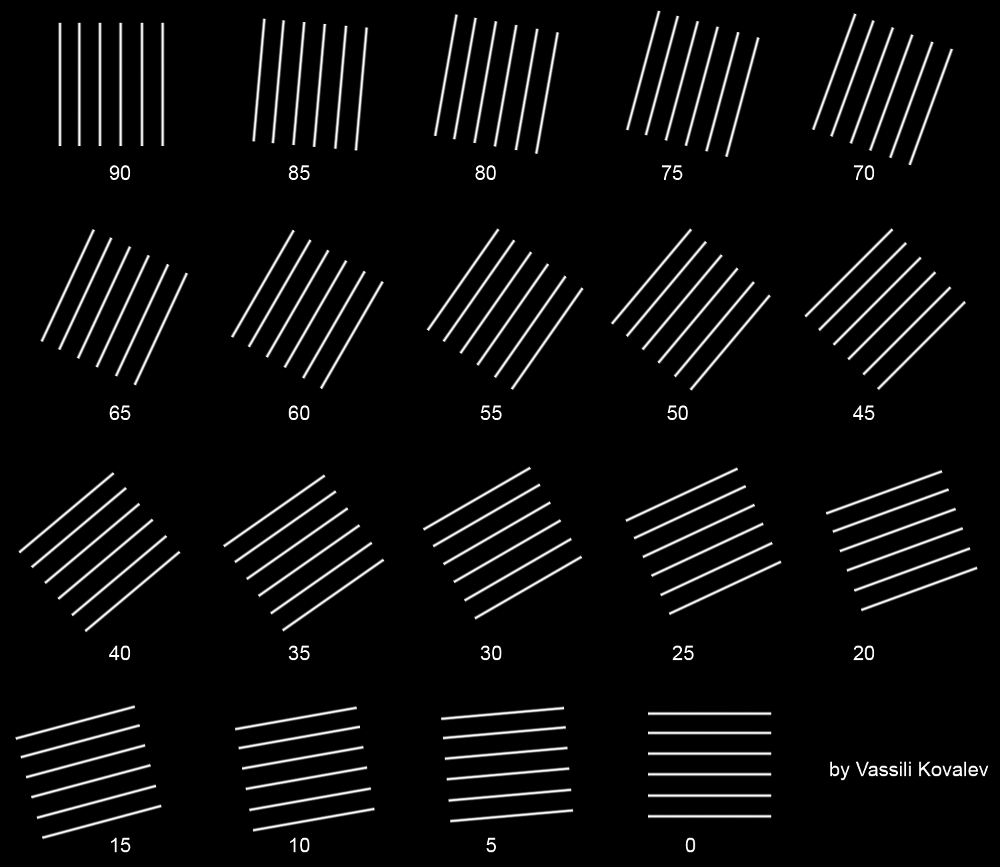
//> input picture Lines_Various_Angles_resiz.tif, 1000 x 867 px
$ ./test_integral_corr2 Lines_Various_Angles_resiz.tif 3   (built with g++ and OpenCV 4)
//> lines starting //> are read from the running program, lines starting //| are printed output that depends on the picture; after the words box and inside, x2 and y2 are one past the last pixel; in counts of white or black regions, pixels touching at a corner belong together
### include/util.h
/*
 * util.h
 *
 *  Created on: 13.02.2012
 *      Author: ar
 */

#ifndef UTIL_H_
#define UTIL_H_

#include <iostream>
#include <sstream>

using namespace std;

#ifndef M_PI
    #define M_PI                    3.1415926535897932384626433832795
#endif

#include <cv.h>
#include "lut.h"

cv::Mat getCVLut(int lutIdx);
cv::Mat getLutForGrayImage(cv::Mat& grayImage, int idxLut, bool cvtScale=false);
cv::Mat getColoredImage(cv::Mat& image, int idxLut);

string imgInfo(cv::Mat&);

template <class T> cv::Point2d findMinMaxT(cv::Mat&);
cv::Point2d findMinMax(cv::Mat&);


#endif /* UTIL_H_ */

### test_integral_corr2.cpp
#include <iostream>
#include <vector>
#include <string>
#include <sstream>

#include <cmath>

#include <stdlib.h>

using namespace std;

#include <cv.h>
#include <highgui.h>

#include "util.h"

#define MAX_WIDTH	1600
#define thresh		25.


int t_width, t_height;
int o_width, o_height;
int cx, cy;
int ocx, ocy;
cv::Size t_size, o_size;

cv::Mat img, imgRsz, imgGray, imgGrayRsz;
cv::Mat magRsz, angRsz, gxRsz, gyRsz, rgxRsz, rgyRsz;
cv::Mat fieldMapRsz, fieldMapRszDelta;
cv::Mat buff;
cv::Mat gx, gy, rgx, rgy;

#define WIN 		"map"
#define WIN_HIST	"hist"

#define HIST_SIZ_W		400
#define HIST_SIZ_BASE	300
#define HIST_SIZ_BASED2	HIST_SIZ_BASE / 2

#define SIZE_AREA_MIN	10
#define SIZE_AREA_MAX	60
int size_area_shift		= 10;
int o_size_area			= SIZE_AREA_MIN + size_area_shift;
int size_area			= o_size_area; // real-size : for scaled image

#define SHOW_ORIG	0x1
#define SHOW_GRAY	0x11
#define SHOW_GX		0x2
#define SHOW_GY		0x3
#define SHOW_MAG	0x4
#define SHOW_ANG	0x5
#define SHOW_DIR	0x6 // FIXME: realised?

int currentSHOW		= SHOW_ORIG;
int currentLUT		= 0;
bool isColorMode	= false;
bool isRotatedGxGy	= false;
bool isDeltaField	= false;

long*	dataHist;
long*	bins;
long*	bins2_plain;
long*	bins2_plain_delta;
double*	bins2_weight;
double*	bins2_weight_delta;
int		NBIN;

////////////////////////////////////////////
void track_lut(int, void*);
void track_size_area(int, void*);
void on_mouse_map(int , int , int , int , void*);
void drawLUT();
void drawLegend(cv::Mat& img, int num);
void check_size_win();
void calcDirectionField();
void calcWinBins(bool);
void printBins();
template <class T> void printBinsTmp(T* bins, int siz, const string&);
//void saveColorImage(const string&, int);
int findMaxIdx(long* , int);
cv::Point findMinMaxIdx(long* bins, int siz);
int getIdxCircular(int siz, int idx);
double getSigmaAvg(long* bin, int siz);
double getAvg(long* bin, int siz);
double getSigmaByMax(long* bin, int siz);
//
template <class T> T findMaxTmp(T* arr, int siz);
template <class T> T findMinTmp(T* arr, int siz);

////////////////////////////////////////////
// [4 lines left out: function track_lut, not called in this run]

void track_size_area(int, void*) {
	o_size_area	= SIZE_AREA_MIN + size_area_shift;
	size_area	= (t_width * o_size_area) / o_width;
	check_size_win();
	calcDirectionField();
	drawLUT();
	cout << "area-size: " << size_area << ", real-area-size: " << o_size_area << endl;
}

// [30 lines left out: functions on_mouse_map, printBins, not called in this run]

template <class T>
void printBinsTmp(T* bins, int siz, const string& text) {
	cout 	<< "bins{"<< text <<"}(" << siz << ") : = [";
	for(int i=0; i<siz; i++) {
		cout << bins[i] << ", ";
	}
	cout << "]" << endl;
}

// used global variables
void check_size_win() {
	int shift	= 4;
	if (ocx - o_size_area < shift) {
		ocx = o_size_area + shift;
	};
	if (ocx + o_size_area >= o_width - shift) {
		ocx = o_width - o_size_area - shift;
	};
	if (ocy - o_size_area < shift) {
		ocy = o_size_area + shift;
	};
	if (ocy + o_size_area >= o_height - shift) {
		ocy = o_height - o_size_area - shift;
	};
	//
	cx	= (ocx * t_width) / o_width;
	cy	= (ocy * t_height) / o_height;
}

// [19 lines left out: function drawLegend, not called in this run]

template <class T>
T findMaxTmp(T* arr, int siz) {
	T max	= arr[0];
	for(int i=1; i<siz; i++) {
		if(arr[i]>max) {
			max	= arr[i];
		}
	}
	return max;
}

template <class T>
// [9 lines left out: function findMinTmp, not called in this run]

template <class T>
void drawBarHistOnRect(cv::Mat& base, cv::Rect& rect, const string& text, T* bins, int siz, cv::Scalar color) {
	const int padding	= 5; // FIXME: may be parameter of this function?
	int x0	= rect.x;
	int dx	= (rect.width - 2*padding) / (siz+1);
	int y0	= rect.y;
	int h	= rect.height;
	int w	= rect.width;
	T max 	= findMaxTmp(bins, siz-1); // FIXME: last bin -> bad pixels!
	if(max<1) {
		max	= 1;
	}
	cv::line(base, cv::Point(x0+padding, y0), cv::Point(x0+padding, y0+h), cv::Scalar(0,255,0),1);
	cv::line(base, cv::Point(x0, y0+h-padding), cv::Point(x0+w, y0+h-padding), cv::Scalar(0,255,0),1);
	cv::putText(base, text, cv::Point(x0+padding+5,y0 + 0), CV_FONT_HERSHEY_PLAIN, 1.0, cv::Scalar(255,255,255));
	int y1	= y0+h-padding;
	cv::Scalar tColor;
	for(int i=0; i<siz; i++) {
		T db	= bins[i];
		if (i < (NBIN - 1)) {
			tColor = color;
		} else {
			tColor = cv::Scalar(0, 0, 255);
			if(bins[i]>max) {
				db	= max;
			}
		}
		int dy		= ((h-2*padding) * db) / max;
		cv::Rect r	= cv::Rect(x0+padding + dx*(i+1), y1 - dy, dx-1, dy);
		cv::rectangle(base, r, tColor, CV_FILLED, CV_AA, 0);
	}
}

void drawBarHist(cv::Mat& base, int shift_y, cv::Scalar color, const string& text) {
	int y0	= (shift_y + 1) * HIST_SIZ_BASE - HIST_SIZ_BASED2;
	cv::putText(base, text, cv::Point(10,y0 + 50), CV_FONT_HERSHEY_PLAIN, 1.0, cv::Scalar(255,255,255));
	cv::line(base, cv::Point(0, y0), cv::Point(HIST_SIZ_W, y0), cv::Scalar(0,255,0), 1, CV_AA, 0);
	int padding_x	= 10;
	int dx	= (HIST_SIZ_W - 2*padding_x) / (NBIN+1);
	int idxMax	= findMaxIdx(bins, NBIN-1);
	long maxVal	= bins[idxMax]>bins[NBIN-1]?bins[idxMax]:bins[NBIN-1];
	if(maxVal<1) {
		maxVal	= 1;
	}
	cv::Scalar tColor;
	for(int i=0; i<NBIN; i++) {
		int dy	= (0.9 * HIST_SIZ_BASED2 * bins[i]) / maxVal;
		cv::Rect rect(padding_x + dx*(i+1), y0 - dy, dx-1, dy);
		if(i<(NBIN-1)) {
			tColor	= color;
		} else {
			tColor	= cv::Scalar(0, 0, 255);
		}
		cv::rectangle(base, rect, tColor, CV_FILLED, CV_AA, 0);
	}
	int angMaxAngle	= (int) (180. * idxMax / (NBIN-1));
	double sigma	= getSigmaByMax(bins, NBIN-1);
	//
	stringstream ss;
	ss << (180.-angMaxAngle) << "deg, sigma=" << sigma;
	cv::putText(base, ss.str(), cv::Point(10, y0+HIST_SIZ_BASED2 - 40), CV_FONT_HERSHEY_PLAIN, 1.2, cv::Scalar(0,0,255));
}

void drawHist() {
	cv::Mat hist	= cv::Mat::zeros(cv::Size(HIST_SIZ_W, HIST_SIZ_BASE*2 + HIST_SIZ_BASED2 + HIST_SIZ_BASED2), CV_8UC3);
	cv::Mat roiSrc(img,  cv::Rect(ocx-o_size_area, ocy-o_size_area, 2*o_size_area, 2*o_size_area));
	cv::Size zoom = cv::Size(o_size_area * 3, o_size_area * 3);
	cv::Mat crop, cropZoom;
	roiSrc.copyTo(crop);
	cv::resize(crop, cropZoom, zoom);
	cv::Mat roiDst(hist, cv::Rect(HIST_SIZ_W/2-zoom.width/2, HIST_SIZ_BASE + HIST_SIZ_BASED2 -zoom.height/2, zoom.width, zoom.height));
	cropZoom.copyTo(roiDst);
	//
	stringstream ss;
	int ds = o_size_area*2+1;
	ds	= ds*ds;
	ss << "thresh= " << bins[NBIN-1] << ":" << ds << " or ~" << (100 * bins[NBIN-1]) / ds << "%";
	drawBarHist(hist, 0, cv::Scalar(255, 0, 0), ss.str());
	//
	int dp	= 5;
	cv::Rect rect11	= cv::Rect(dp, 					HIST_SIZ_BASE*2+dp, (-2*dp + HIST_SIZ_W/2), (-2*dp + HIST_SIZ_BASED2) );
	cv::Rect rect12	= cv::Rect(dp + HIST_SIZ_W/2,	HIST_SIZ_BASE*2+dp, (-2*dp + HIST_SIZ_W/2), (-2*dp + HIST_SIZ_BASED2) );
	cv::Rect rect21	= cv::Rect(dp, 					HIST_SIZ_BASE*2+HIST_SIZ_BASED2+dp, (-2*dp + HIST_SIZ_W/2), (-2*dp + HIST_SIZ_BASED2) );
	cv::Rect rect22	= cv::Rect(dp + HIST_SIZ_W/2,	HIST_SIZ_BASE*2+HIST_SIZ_BASED2+dp, (-2*dp + HIST_SIZ_W/2), (-2*dp + HIST_SIZ_BASED2) );
	drawBarHistOnRect<double>(hist, rect11, "weight", bins2_weight,	NBIN, cv::Scalar(255,0,0));
	drawBarHistOnRect<long>  (hist, rect12, "plain",  bins2_plain,	NBIN, cv::Scalar(255,0,0));
	//
	drawBarHistOnRect<double>(hist, rect21, "weight-delta", bins2_weight_delta,	NBIN, cv::Scalar(255,0,0));
	drawBarHistOnRect<long>  (hist, rect22, "plain-delta",  bins2_plain_delta,	NBIN, cv::Scalar(255,0,0));
	cv::imshow(WIN_HIST, hist);
}

void drawLUT() {
	cv::Mat buff;
	bool isPostProcess	= true;
	if(true) {
		switch (currentSHOW) {
			case SHOW_ORIG:
				imgRsz.copyTo(buff);
				isPostProcess	= false;
				break;
			case SHOW_GRAY:
				imgGrayRsz.copyTo(buff);
				break;
			case SHOW_GX:
				if(isRotatedGxGy) {
					rgxRsz.copyTo(buff);
				} else {
					gxRsz.copyTo(buff);
				}
				break;
			case SHOW_GY:
				if(isRotatedGxGy) {
					rgyRsz.copyTo(buff);
				} else {
					gyRsz.copyTo(buff);
				}
				break;
			case SHOW_DIR:
				if(isDeltaField) {
					fieldMapRszDelta.copyTo(buff);
				} else {
					fieldMapRsz.copyTo(buff);
				}
				break;
			case SHOW_MAG:
				magRsz.copyTo(buff);
				break;
			case SHOW_ANG:
				angRsz.copyTo(buff);
				break;
			default:
				break;
		}
	}
	drawHist();
	// draw rect
	cv::rectangle(buff, cv::Rect(cx-size_area, cy-size_area, 2*size_area, 2*size_area), cv::Scalar(10, 255, 10), 2);
	if(!isPostProcess) {
		cv::imshow(WIN, buff);
		return;
	}
	//
	if(!isColorMode) {
		cv::imshow(WIN, buff);
	} else {
		cv::Mat tmpBuff;
		cv::Mat palette	= getCVLut(currentLUT);
		tmpBuff = getLutForGrayImage(buff, currentLUT, false);
		drawLegend(tmpBuff, 15);
		cv::imshow(WIN, tmpBuff);
	}
}
////////////////////////////////////////////
int findMaxIdx(long* bins, int siz) {
	long max 	= bins[0];
	int maxIdx	= 0;
	for(int i=1; i<siz; i++) {
		if(bins[i]>max) {
			max	= bins[i];
			maxIdx	= i;
		}
	}
	return maxIdx;
}

// return {minIdx, maxIdx}
// [16 lines left out: function findMinMaxIdx, not called in this run]

// circular array idx: arr=[0,1,2,3] -> arr[-1] = 3, arr[-2] = 2, arr[4] = 0, arr[5] = 1
int getIdxCircular(int siz, int idx) {
    if(idx>=0 && idx<(siz-1)) {
        return idx;
    }
    int ridx    = idx - (idx / siz)*siz;
    if(ridx<0) {
        ridx= siz + ridx;
    }
    return ridx;
}

// [33 lines left out: functions getSigmaAvg, getAvg, not called in this run]

double getSigmaByMax(long* bin, int siz) {
    int nbin=0;
    int sd2     = (siz-0)/2;
    int avg     = findMaxIdx(bin, siz);
    long max	= bin[avg];
    if(max<2) {
    	for(int i=0; i<siz; i++) {
    		bin[i] = 1;
    	}
    	avg=0;
    }
    double ss   = 0.;
    for(int i=0; i<siz; i++) {
        nbin+= bin[i];
    }
    int i0=avg-sd2;
    int i1=avg+sd2;
    for(int i=i0; i<=i1; i++) {
        int idx = getIdxCircular(siz, i);
        ss += (i-avg)*(i-avg)*bin[idx];
    }
    ss *= siz;
    ss /= nbin;
    return sqrt(ss/(siz-1));
}

template <class T>
// [19 lines left out: function calcSigmaForBigNorm, not called in this run]

void calcDirectionField() {
	int w	= o_width;
	int h	= o_height;
	int d	= NBIN; //the last bin is not used
	long* tmp_bins	= new long[d];
	cv::Mat fieldMapGS		=  cv::Mat::zeros(cv::Size(w,h), CV_8UC1);
	cv::Mat fieldMapGSDelta	=  cv::Mat::zeros(cv::Size(w,h), CV_8UC1);
	cv::Mat fieldMap	=  cv::Mat::zeros(cv::Size(w,h), CV_64F);
	int iims, jjms;
	int scan_win	= o_size_area * 2 + 1;
	int i0	= scan_win + 1;
	int j0	= scan_win + 1;
	cout << "::" << scan_win << ", d=" << d << ", w=" << w << ", h=" << h << endl;
	int ii, jj;
	int wd	= w * d;
	double sigma;
	double maxSigma	= -1.;
	double minSigma	= DBL_MAX;
	for(int i=i0; i<h; i++) {
		ii	= wd*i;
		iims= wd*(i-scan_win);
		for(int j=j0; j<w; j++) {
			jj	= d*j;
			jjms= d*(j-scan_win);
			for(int k=0; k<d-1; k++) {
				tmp_bins[k]	= dataHist[ii + jj + k] + dataHist[iims + jjms + k] - dataHist[ii + jjms + k] - dataHist[iims + jj + k];
			}
//			sigma	= getSigmaAvg(tmp_bins, d-1);
			sigma	= getSigmaByMax(tmp_bins, d-1);
//			sigma	= findMaxIdx(tmp_bins, d-1);
//			sigma	= getAvg(tmp_bins, d-1);
			if(sigma>maxSigma) {
				maxSigma	= sigma;
			}
			if(sigma<minSigma) {
				minSigma	= sigma;
			}
			fieldMap.at<double>(i-o_size_area,j-o_size_area) = sigma;
		}
	}
	//
	cout << "maxSigma = " << maxSigma << endl;
	double val;
	for(int i=0; i<h; i++) {
		for(int j=0; j<w; j++) {
			val	= fieldMap.at<double>(i,j);
			fieldMapGS.at<uchar>(i, j)	= (uchar) (255. * val /maxSigma);
			fieldMapGSDelta.at<uchar>(i, j)	= (uchar) (255. * (val - minSigma) /(maxSigma-minSigma));
		}
	}
	//
	cv::resize(fieldMapGS,		fieldMapRsz,	t_size);
	cv::resize(fieldMapGSDelta,fieldMapRszDelta,t_size);
	delete [] tmp_bins;
}

/*
 * 	i -> rows, j-> columns
 */
// [95 lines left out: function calcWinBins, not called in this run]

void printHelp(char* argv0) {
	cout << "Usage: " << argv0 << " {/path/to/image} {num_bin}" << endl;
	cout << " * app-keys:"<<endl;
	cout	<< "\t <Esc>, q -> exit\n"
			<< "\to -> show original\n"
			<< "\tg -> show grayscale\n"
			<< "\tc -> switch color mode\n"
			<< "\tr -> switch rotate or not-rotate gradient\n"
			<< "\tm -> show magnitude\n"
			<< "\ta -> show angle\n"
			<< "\tx -> show x-component\n"
			<< "\ty -> show y-component\n"
			<< "\tf -> show field\n"
			<< "\td -> switch scale [0,max] or [min,max]\n"
			<< "\tp -> print this help\n"
			<< endl;
}

/////////////////////////////////////////////////////////////
int main(int argc, char* argv[]) {
	if(argc<3) {
		cerr << "Usage: " << argv[0] << " {/path/to/image} {num_bin}" << endl;
		exit(1);
	}
	string filename;
	istringstream iss(argv[1]);
	while(getline(iss, filename, '/')) {}

	NBIN	= atoi(argv[2]);
	if(NBIN==0) {
		cerr << "bad nbin, set to 15" << endl;
		NBIN	= 9;
	}
	NBIN	+= 1;
/////////////////////////////
	printHelp(argv[0]);
	//
	img = cv::imread(argv[1], CV_LOAD_IMAGE_COLOR);
//> img is the input picture: 867 rows x 1000 cols, CV_8UC3; min 0, max 255, mean 10.9
	cv::cvtColor(img, imgGray, CV_RGB2GRAY);
	//
	cv::Mat mag, ang;
	cv::Sobel(imgGray, gx, CV_64F, 1, 0, 3, 1, 0, cv::BORDER_DEFAULT);
	cv::Sobel(imgGray, gy, CV_64F, 0, 1, 3, 1, 0, cv::BORDER_DEFAULT);
	rgx = -gy;
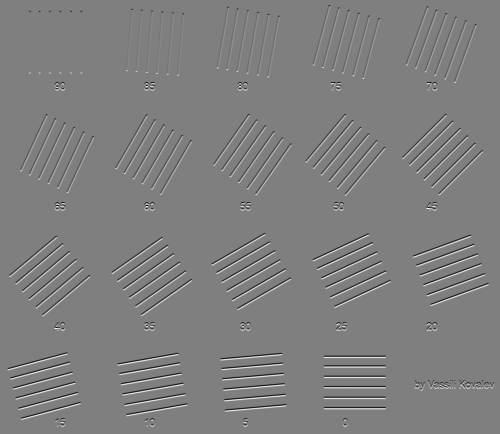
//> rgx: 867 rows x 1000 cols, CV_64FC1 (shown at 1/2 size); min -1020, max 1020, mean 0; drawn with min black and max white
	rgy =  gx;
	cv::cartToPolar(-gy, gx, mag, ang, true);
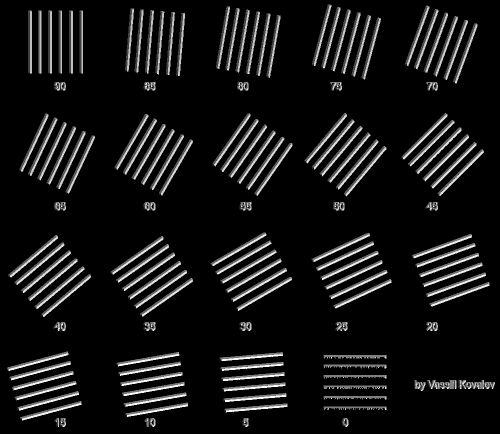
//> ang: 867 rows x 1000 cols, CV_64FC1 (shown at 1/2 size); min 0, max 359.9, mean 29.7; drawn with min black and max white
///////////////////////////
	o_width = img.cols;
	o_height = img.rows;
	t_width = o_width;
	t_height = o_height;
	o_size = cv::Size(o_width, o_height);
	if (img.cols > MAX_WIDTH) {
		t_width = MAX_WIDTH;
		t_height = (img.rows * MAX_WIDTH) / img.cols;
	}
	t_size = cv::Size(t_width, t_height);
///////////////////////////
	int w	= ang.cols;
	int h	= ang.rows;
	int d	= NBIN;
	cout << "w=" << w << ", h="<<h<<", d=" << d <<endl;
//| w=1000, h=867, d=4
	//
	int mem_in_mb	= (sizeof(long) * w * h * d ) / (1024 * 1024);
	cout << "::allocate memory : " <<  mem_in_mb << "Mb" << endl;
//| ::allocate memory : 26Mb
	dataHist	= new long[w*h*d];
	bins		= new long[d];
	bins2_plain	= new long[d];
	bins2_weight= new double[d];
	bins2_plain_delta	= new long[d];
	bins2_weight_delta	= new double[d];
	memset(dataHist,	0, sizeof(long)	* w * h * d );
	memset(bins, 		0, sizeof(long) * NBIN );
	memset(bins2_plain,	0, sizeof(long) * NBIN );
	memset(bins2_weight,0, sizeof(double) * NBIN );

	printBinsTmp<long>(bins2_plain, NBIN,	"plane");
	printBinsTmp<double>(bins2_weight, NBIN,"weight");
	//
	double tang, tangr, tmag;
	int tangIdx;
	for(int i=0; i<ang.rows; i++) {
		int ii	= i*w*d;
		for(int j=0; j<ang.cols; j++) {
			tang	= ang.at<double>(i,j);
			tmag	= ang.at<double>(i,j);
			if(tmag>thresh) {
				tangr	= tang;
				if(tang<0) {
					tangr	= 180. + tang;
//					ang.at<double>(i,j)	= 180. + tang;
				} else if(tang > 180.) {
//					ang.at<double>(i,j)	= tang - 180.;
					tangr	= tang - 180.;
				}
//				tangIdx	= (int) (tangr * (d-0) / 180.);
				tangIdx	= (int) (tangr * (d-1) / 180.); // bin (d-1) for thresholded angles
				dataHist[ii + j*d + tangIdx]	+=1;
			} else {
				dataHist[ii + j*d + (d-1)]	+=1;
			}
		}
	}
//> this loop made 867 passes
//> (tangr, tangIdx) on passes 1 to 3: (0, 0), (0, 0), (0, 0)
//> after the loop, tang = 0; tmag = 0; tangr = 135; tangIdx = 2

//////////// BEGIN : create integral-image-representation
	int wd= w*d;
	int ii, iim1, jj, jjm1;
	// fill 1st column
	for(int i=1; i<h; i++) {
		ii=wd*i;
		iim1=wd*(i-1);
		for(int k=0; k<d; k++) {
			dataHist[ii + k] += dataHist[iim1 + k];
		}
	}
	// fill 1st row
	for(int j=1; j<w; j++) {
		jj=d*j;
		jjm1=d*(j-1);
		for(int k=0; k<d; k++) {
			dataHist[jj + k] += dataHist[jjm1 + k];
		}
	}
	// integrate
	for(int i=1; i<h; i++) {
		ii	= wd*i;
		iim1= wd*(i-1);
		for(int j=1; j<w; j++) {
			jj	= d*j;
			jjm1= d*(j-1);
			for(int k=0; k<d; k++) {
				dataHist[ii + jj +k] += dataHist[iim1+jj+k] + dataHist[ii+jjm1+k]-dataHist[iim1+jjm1+k];
			}
		}
	}
//> after the loop, jj = 3996; jjm1 = 3992
//////////// END : create integral-image-representation
	calcDirectionField();
//| ::41, d=4, w=1000, h=867
//> after the loop in calcDirectionField, `for(int i=i0; i<h; i++)`:
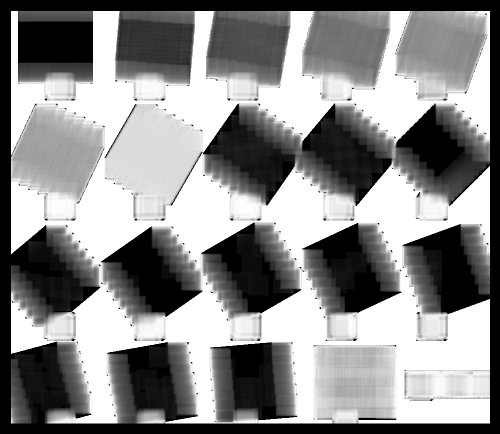
//> fieldMap: 867 rows x 1000 cols, CV_64FC1 (shown at 1/2 size); min 0, max 1, mean 0.552
//| maxSigma = 1
	size_area	= (t_width * o_size_area) / o_width; //FIXME: bad solution

	// save file
	/*
	stringstream ss;
	ss<<filename << "_b" << NBIN << "_s" << (2*scan_win_d2 + 1) << "_corr" << ".png";
	cv::imwrite(ss.str(), fieldMapRsz);
	*/

	if(true) {
		cv::namedWindow(WIN, CV_WINDOW_AUTOSIZE);
		cv::namedWindow(WIN_HIST, CV_WINDOW_AUTOSIZE);
		cv::createTrackbar("color-scheme: ", WIN, &currentLUT, sizeof(lut::slut)/sizeof(lut::ss)-1, track_lut, 0);
//> (this line was passed over: lut is not available in this run)
		cv::createTrackbar("size: ", WIN, &size_area_shift, SIZE_AREA_MAX - SIZE_AREA_MIN, track_size_area, 0);
		cv::setMouseCallback(WIN, on_mouse_map, NULL);

		// auto-free block
		{
			cv::Mat gxScaled, gyScaled, magScaled, angScaled,  rgxScaled, rgyScaled;
			cv::convertScaleAbs(gx,	gxScaled);
			cv::convertScaleAbs(gy,	gyScaled);
			cv::convertScaleAbs(rgx,rgxScaled);
			cv::convertScaleAbs(rgy,rgyScaled);
			cv::convertScaleAbs(mag,magScaled);
			cv::convertScaleAbs(ang,angScaled);
			//
			cv::resize(gxScaled,  gxRsz,  t_size);
			cv::resize(gyScaled,  gyRsz,  t_size);
			cv::resize(rgxScaled, rgxRsz, t_size);
			cv::resize(rgyScaled, rgyRsz, t_size);
			cv::resize(magScaled, magRsz, t_size);
			cv::resize(angScaled, angRsz, t_size);
			//
			cv::resize(img, imgRsz, t_size);
			cv::resize(imgGray, imgGrayRsz, t_size);
		}
		track_size_area(9, NULL);
//| ::41, d=4, w=1000, h=867
//| maxSigma = 1
//> in drawBarHist, `cv::line(base, cv::Point(0, y0), cv::Point(HIST_SIZ_W, y0), cv::Scalar..`:
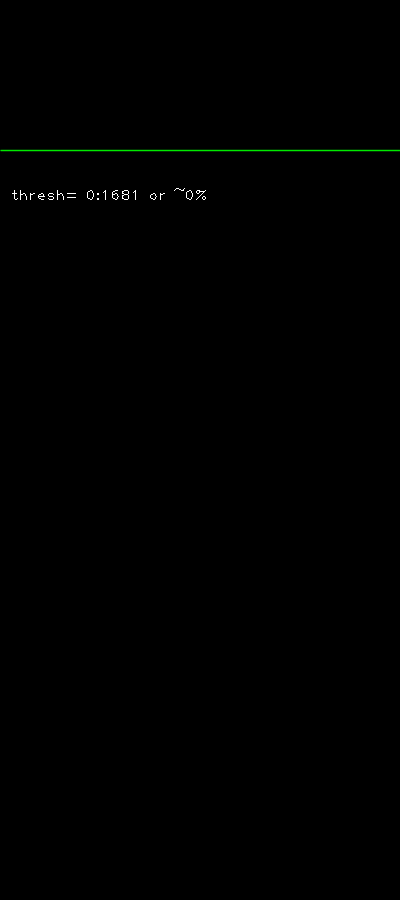
//> base: 900 rows x 400 cols, CV_8UC3; mean B, G, R 0.2, 0.6, 0.2
//> in drawLUT, `cv::rectangle(buff, cv::Rect(cx-size_area, cy-size_area, 2*size_area, ..`:
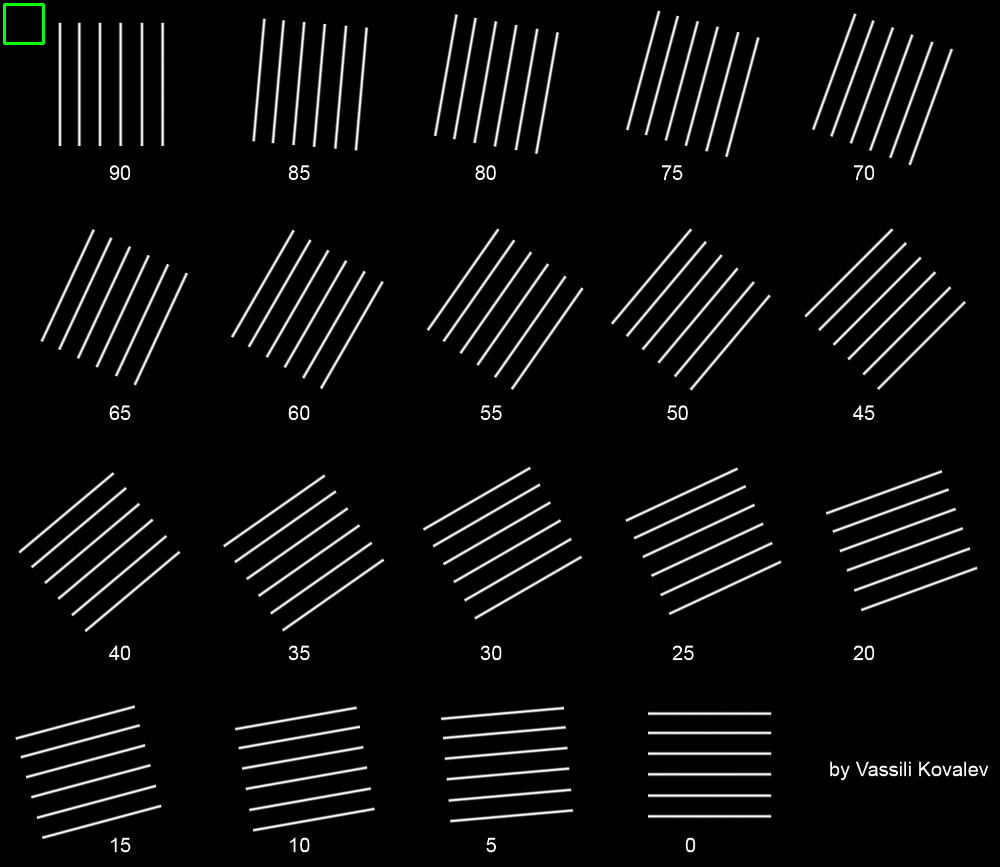
//> buff: 867 rows x 1000 cols, CV_8UC3; 0.05% of pixels changed, all inside (x1, y1, x2, y2) = (3, 3, 45, 45)
//| area-size: 20, real-area-size: 20

		int key;
		while (true) {
			key	= cv::waitKey(0);
//> the 'q' key is pressed
			if(key==27 || key=='q' || key=='Q') {
				break;
			}
			switch (key) {
				case 'x':
				case 'X':
					currentSHOW	= SHOW_GX;
					break;
				case 'y':
				case 'Y':
					currentSHOW	= SHOW_GY;
					break;
				case 'o':
				case 'O':
					currentSHOW	= SHOW_ORIG;
					break;
				case 'g':
				case 'G':
					currentSHOW	= SHOW_GRAY;
					break;
				case 'c':
				case 'C':
					if(isColorMode) {
						isColorMode	= false;
					} else {
						isColorMode	= true;
					}
					break;
				case 'f':
				case 'F':
					currentSHOW	= SHOW_DIR;
					break;
				case 'm':
				case 'M':
					currentSHOW	= SHOW_MAG;
					break;
				case 'a':
				case 'A':
					currentSHOW	= SHOW_ANG;
					break;
				case 'd':
				case 'D':
					if(isDeltaField) {
						isDeltaField = false;
					} else {
						isDeltaField = true;
					}
					break;
				case 'r':
				case 'R':
					if(isRotatedGxGy) {
						isRotatedGxGy	= false;
					} else {
						isRotatedGxGy	= true;
					}
					break;
				case 'p':
				case 'P':
					printHelp(argv[0]);
					break;
				default:
					break;
			}
			drawLUT();
		}

		delete [] dataHist;
		delete [] bins;
		delete [] bins2_plain;
		delete [] bins2_weight;
		delete [] bins2_plain_delta;
		delete [] bins2_weight_delta;
		/*
		stringstream buff;
		buff << "/home/ar/workspace-cdt-3.6/OpencvTutiorials/bin/test_gray2palette " << ss.str();
		system(buff.str().c_str());
		*/
	}
	return 0;
}
